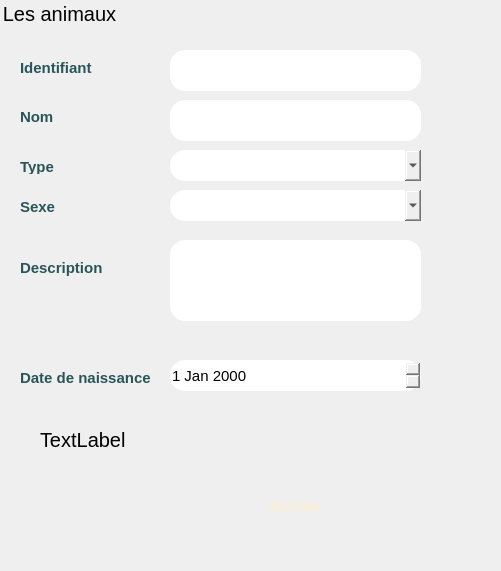
    <widget class="QGroupBox" name="Animaux">
     <property name="geometry">
      <rect>
       <x>10</x>
       <y>30</y>
       <width>501</width>
       <height>571</height>
      </rect>
     </property>
     <property name="font">
      <font>
       <family>Arial</family>
       <pointsize>-1</pointsize>
      </font>
     </property>
     <property name="styleSheet">
      <string notr="true">border-radius:15px;

border:3px solid &quot;#cdf830&quot;;
	font-family:Arial;

	font-size:20px;
</string>
     </property>
     <property name="title">
      <string>Les animaux</string>
     </property>
     <widget class="QLabel" name="label">
      <property name="geometry">
       <rect>
        <x>20</x>
        <y>60</y>
        <width>81</width>
        <height>16</height>
       </rect>
      </property>
      <property name="styleSheet">
       <string notr="true">border:0px solid &quot;#f9eed2&quot;;
	font-family:Arial;
    font: bold ;
	font-size:15px;
color: rgb(41, 85, 89);
	</string>
      </property>
      <property name="text">
       <string>Identifiant</string>
      </property>
     </widget>
     <widget class="QLabel" name="label_2">
      <property name="geometry">
       <rect>
        <x>20</x>
        <y>110</y>
        <width>47</width>
        <height>14</height>
       </rect>
      </property>
      <property name="styleSheet">
       <string notr="true">border:0px solid &quot;#f9eed2&quot;;
	font-family:Arial;
    font: bold ;
	font-size:15px;
color: rgb(41, 85, 89);
	
</string>
      </property>
      <property name="text">
       <string>Nom</string>
      </property>
     </widget>
     <widget class="QLabel" name="label_3">
      <property name="geometry">
       <rect>
        <x>20</x>
        <y>160</y>
        <width>47</width>
        <height>14</height>
       </rect>
      </property>
      <property name="styleSheet">
       <string notr="true">border:0px solid &quot;#f9eed2&quot;;
	font-family:Arial;
    font: bold ;
	font-size:15px;
color: rgb(41, 85, 89);
	</string>
      </property>
      <property name="text">
       <string>Type</string>
      </property>
     </widget>
     <widget class="QLabel" name="label_4">
      <property name="geometry">
       <rect>
        <x>20</x>
        <y>260</y>
        <width>91</width>
        <height>16</height>
       </rect>
      </property>
      <property name="styleSheet">
       <string notr="true">border:0px solid &quot;#f9eed2&quot;;
	font-family:Arial;
    font: bold ;
	font-size:15px;
color: rgb(41, 85, 89);
	</string>
      </property>
      <property name="text">
       <string>Description</string>
      </property>
     </widget>
     <widget class="QLabel" name="label_8">
      <property name="geometry">
       <rect>
        <x>20</x>
        <y>370</y>
        <width>131</width>
        <height>16</height>
       </rect>
      </property>
      <property name="styleSheet">
       <string notr="true">border:0px solid &quot;#f9eed2&quot;;
	font-family:Arial;
    font: bold ;
	font-size:15px;
color: rgb(41, 85, 89);
	</string>
      </property>
      <property name="text">
       <string>Date de naissance</string>
      </property>
     </widget>
     <widget class="QPushButton" name="ajouterAnimal">
      <property name="geometry">
       <rect>
        <x>200</x>
        <y>480</y>
        <width>191</width>
        <height>51</height>
       </rect>
      </property>
      <property name="palette">
       <palette>
        <active>
         <colorrole role="Button">
          <brush brushstyle="SolidPattern">
           <color alpha="255">
            <red>239</red>
            <green>103</green>
            <blue>98</blue>
           </color>
          </brush>
         </colorrole>
         <colorrole role="ButtonText">
          <brush brushstyle="SolidPattern">
           <color alpha="255">
            <red>249</red>
            <green>238</green>
            <blue>210</blue>
           </color>
          </brush>
         </colorrole>
         <colorrole role="Base">
          <brush brushstyle="SolidPattern">
           <color alpha="255">
            <red>239</red>
            <green>103</green>
            <blue>98</blue>
           </color>
          </brush>
         </colorrole>
         <colorrole role="Window">
          <brush brushstyle="SolidPattern">
           <color alpha="255">
            <red>239</red>
            <green>103</green>
            <blue>98</blue>
           </color>
          </brush>
         </colorrole>
        </active>
        <inactive>
         <colorrole role="Button">
          <brush brushstyle="SolidPattern">
           <color alpha="255">
            <red>239</red>
            <green>103</green>
            <blue>98</blue>
           </color>
          </brush>
         </colorrole>
         <colorrole role="ButtonText">
          <brush brushstyle="SolidPattern">
           <color alpha="255">
            <red>249</red>
            <green>238</green>
            <blue>210</blue>
           </color>
          </brush>
         </colorrole>
         <colorrole role="Base">
          <brush brushstyle="SolidPattern">
           <color alpha="255">
            <red>239</red>
            <green>103</green>
            <blue>98</blue>
           </color>
          </brush>
         </colorrole>
         <colorrole role="Window">
          <brush brushstyle="SolidPattern">
           <color alpha="255">
            <red>239</red>
            <green>103</green>
            <blue>98</blue>
           </color>
          </brush>
         </colorrole>
        </inactive>
        <disabled>
         <colorrole role="Button">
          <brush brushstyle="SolidPattern">
           <color alpha="255">
            <red>239</red>
            <green>103</green>
            <blue>98</blue>
           </color>
          </brush>
         </colorrole>
         <colorrole role="ButtonText">
          <brush brushstyle="SolidPattern">
           <color alpha="255">
            <red>120</red>
            <green>120</green>
            <blue>120</blue>
           </color>
          </brush>
         </colorrole>
         <colorrole role="Base">
          <brush brushstyle="SolidPattern">
           <color alpha="255">
            <red>239</red>
            <green>103</green>
            <blue>98</blue>
           </color>
          </brush>
         </colorrole>
         <colorrole role="Window">
          <brush brushstyle="SolidPattern">
           <color alpha="255">
            <red>239</red>
            <green>103</green>
            <blue>98</blue>
           </color>
          </brush>
         </colorrole>
        </disabled>
       </palette>
      </property>
      <property name="font">
       <font>
        <family>Arial</family>
        <pointsize>-1</pointsize>
        <weight>75</weight>
        <italic>false</italic>
        <bold>true</bold>
       </font>
      </property>
      <property name="styleSheet">
       <string notr="true">border-radius:15px;

border:3px solid &quot;#f9eed2&quot;;
background-color: &quot;#ef6762&quot;;
	font-family:Arial;
    font: bold ;
	font-size:15px;</string>
      </property>
      <property name="text">
       <string>Ajouter</string>
      </property>
     </widget>
     <widget class="QLineEdit" name="idAnimal">
      <property name="geometry">
       <rect>
        <x>170</x>
        <y>50</y>
        <width>251</width>
        <height>41</height>
       </rect>
      </property>
      <property name="styleSheet">
       <string notr="true">border-radius:15px;

border:3px solid &quot;#f9eed2&quot;;
</string>
      </property>
      <property name="text">
       <string/>
      </property>
     </widget>
     <widget class="QLineEdit" name="nomAnimal">
      <property name="geometry">
       <rect>
        <x>170</x>
        <y>100</y>
        <width>251</width>
        <height>41</height>
       </rect>
      </property>
      <property name="styleSheet">
       <string notr="true">border-radius:15px;

border:3px solid &quot;#f9eed2&quot;;
</string>
      </property>
     </widget>
     <widget class="QDateEdit" name="dateAnimal">
      <property name="geometry">
       <rect>
        <x>170</x>
        <y>360</y>
        <width>251</width>
        <height>31</height>
       </rect>
      </property>
      <property name="styleSheet">
       <string notr="true">border-radius:15px;

border:3px solid &quot;#f9eed2&quot;;
	font-family:Arial;

	font-size:15px;
</string>
      </property>
     </widget>
     <widget class="QLineEdit" name="descAnimal">
      <property name="geometry">
       <rect>
        <x>170</x>
        <y>240</y>
        <width>251</width>
        <height>81</height>
       </rect>
      </property>
      <property name="styleSheet">
       <string notr="true">border-radius:15px;

border:3px solid &quot;#f9eed2&quot;;

</string>
      </property>
     </widget>
     <widget class="QLabel" name="label_5">
      <property name="geometry">
       <rect>
        <x>20</x>
        <y>200</y>
        <width>47</width>
        <height>14</height>
       </rect>
      </property>
      <property name="styleSheet">
       <string notr="true">border:0px solid &quot;#f9eed2&quot;;
	font-family:Arial;
    font: bold ;
	font-size:15px;
color: rgb(41, 85, 89);
	</string>
      </property>
      <property name="text">
       <string>Sexe</string>
      </property>
     </widget>
     <widget class="QComboBox" name="typeAnimal">
      <property name="geometry">
       <rect>
        <x>170</x>
        <y>150</y>
        <width>251</width>
        <height>31</height>
       </rect>
      </property>
      <property name="styleSheet">
       <string notr="true">border-radius:15px;

border:3px solid &quot;#f9eed2&quot;;
	font-family:Arial;
    font: bold ;
	font-size:15px;
</string>
      </property>
     </widget>
     <widget class="QComboBox" name="sexeAnimal">
      <property name="geometry">
       <rect>
        <x>170</x>
        <y>190</y>
        <width>251</width>
        <height>31</height>
       </rect>
      </property>
      <property name="styleSheet">
       <string notr="true">border-radius:15px;

border:3px solid &quot;#f9eed2&quot;;
	font-family:Arial;
    font: bold ;
	font-size:15px;
</string>
      </property>
     </widget>
     <widget class="QLabel" name="testnom">
      <property name="geometry">
       <rect>
        <x>40</x>
        <y>430</y>
        <width>231</width>
        <height>20</height>
       </rect>
      </property>
      <property name="styleSheet">
       <string notr="true">border:0px solid &quot;#f9eed2&quot;;</string>
      </property>
      <property name="text">
       <string>TextLabel</string>
      </property>
     </widget>
    </widget>
